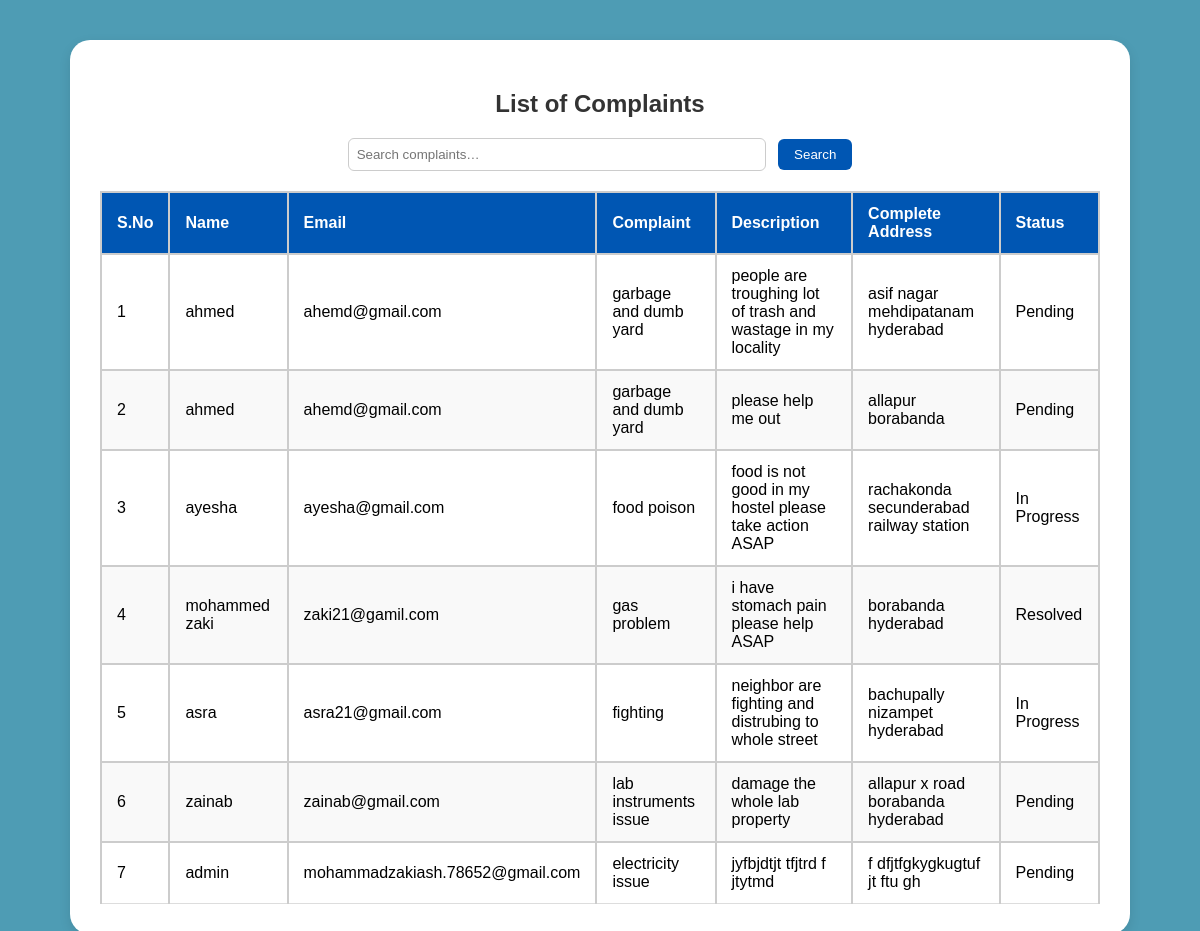
Page /complaint_list (signed in) on the committed database.
### tables this page shows
CREATE TABLE complaints (
            id INTEGER PRIMARY KEY AUTOINCREMENT,
                   name TEXT NOT NULL,
                   email TEXT NOT NULL,
                   complaint TEXT NOT NULL,
                   status TEXT DEFAULT 'Pending',
                   description TEXT NOT NULL,
                   complete_address TEXT NOT NULL
        , date TEXT);

### app.py (the view)
@app.route('/complaint_list')
def complaint_list():
    if not session.get('admin_logged_in'):
        return redirect(url_for('admin_login'))
    search_query = request.args.get('search', '').strip().lower()
    conn = sqlite3.connect('complaints.db')
    conn.row_factory = sqlite3.Row
    cur = conn.cursor()
    if search_query:
        wildcard = f"%{search_query}%"
        cur.execute(
            """
            SELECT * FROM complaints
            WHERE LOWER(name) LIKE ?
               OR LOWER(email) LIKE ?
               OR LOWER(complaint) LIKE ?
               OR LOWER(description) LIKE ?
               OR LOWER(complete_address) LIKE ?
            """,
            (wildcard,)*5
        )
    else:
        cur.execute("SELECT * FROM complaints")
    complaints = cur.fetchall()
    conn.close()
    return render_template(
        'complaint_list.html',
        complaints=complaints,
        search_query=search_query
    )

### templates/complaint_list.html (shortened to what this page needs)
<!DOCTYPE html>
<html lang="en">
<head>
  <link rel="stylesheet" href="{{ url_for('static', filename='complaint_list.css') }}">
</head>
<body>
  <div class="complaint-box">
    <h2>List of Complaints</h2>
    <form method="get" action="{{ url_for('complaint_list') }}" class="search-form">
      <input type="text" name="search" placeholder="Search complaints…" value="{{ search_query }}">
      <button type="submit">Search</button>
    </form>
    <table>
      <thead>
        <tr>
          <th>S.No</th>
          <th>Name</th>
          <th>Email</th>
          <th>Complaint</th>
          <th>Description</th>
          <th>Complete Address</th>
          <th>Status</th>
        </tr>
      </thead>
      <tbody>
        {% if complaints %}
        {% for row in complaints %}
        <tr>
          <td>{{ loop.index }}</td>
          <td>{{ row['name'] }}</td>
          <td>{{ row['email'] }}</td>
          <td>{{ row['complaint'] }}</td>
          <td>{{ row['description'] }}</td>
          <td>{{ row['complete_address'] }}</td>
          <td>{{ row['status'] }}</td>
        </tr>
        {% endfor %}
        {% else %}
        <tr>
          <td colspan="6" style="text-align:center">No complaints found.</td>
        </tr>
        {% endif %}
      </tbody>
    </table>
  </div>
</body>
</html>

### static/complaint_list.css (style rules this page uses)
body { font-family: Arial, sans-serif; background-color: #4e9cb4; display: flex; justify-content: center; align-items: flex-start; min-height: 100vh; padding-top: 40px; margin: 0; }
.complaint-box { background: #fff; padding: 30px; border-radius: 20px; box-shadow: 0 4px 12px rgba(0, 0, 0, 0.1); width: 90%; max-width: 1000px; }
h2 { text-align: center; margin-bottom: 20px; color: #333; }
.search-form { text-align: center; margin-bottom: 20px; }
.search-form input { width: 60%; max-width: 400px; padding: 8px; border: 1px solid #ccc; border-radius: 6px; }
.search-form button { padding: 8px 16px; margin-left: 8px; border: none; background: #0056b3; color: #fff; border-radius: 6px; cursor: pointer; }
table { width: 100%; border-collapse: collapse; }
th, td { padding: 12px 15px; border: 2px solid #ccc; border-bottom: 1px solid #ddd; text-align: left; }
th { background: #0056b3; color: #fff; }
tr:nth-child(even) { background: #f9f9f9; }

### rows in the picture
complaints: name "ahmed", email "ahemd@gmail.com", complaint "garbage and dumb yard", description "people are troughing lot of trash and wastage in my locality", complete_address "asif nagar mehdipatanam hyderabad", status "Pending"
complaints: name "ahmed", email "ahemd@gmail.com", complaint "garbage and dumb yard", description "please help me out", complete_address "allapur borabanda", status "Pending"
complaints: name "ayesha", email "ayesha@gmail.com", complaint "food poison", description "food is not good in my hostel please take action ASAP", complete_address "rachakonda secunderabad railway station", status "In Progress"
complaints: name "mohammed zaki", email "zaki21@gamil.com", complaint "gas problem", description "i have stomach pain please help ASAP", complete_address "borabanda hyderabad", status "Resolved"
complaints: name "asra", email "asra21@gmail.com", complaint "fighting", description "neighbor are fighting and distrubing to whole street", complete_address "bachupally nizampet hyderabad", status "In Progress"
complaints: name "zainab", email "zainab@gmail.com", complaint "lab instruments issue", description "damage the whole lab property", complete_address "allapur x road borabanda hyderabad", status "Pending"
complaints: name "admin", email "mohammadzakiash.78652@gmail.com", complaint "electricity issue", description "jyfbjdtjt tfjtrd f jtytmd", complete_address "f dfjtfgkygkugtuf jt ftu gh", status "Pending"
